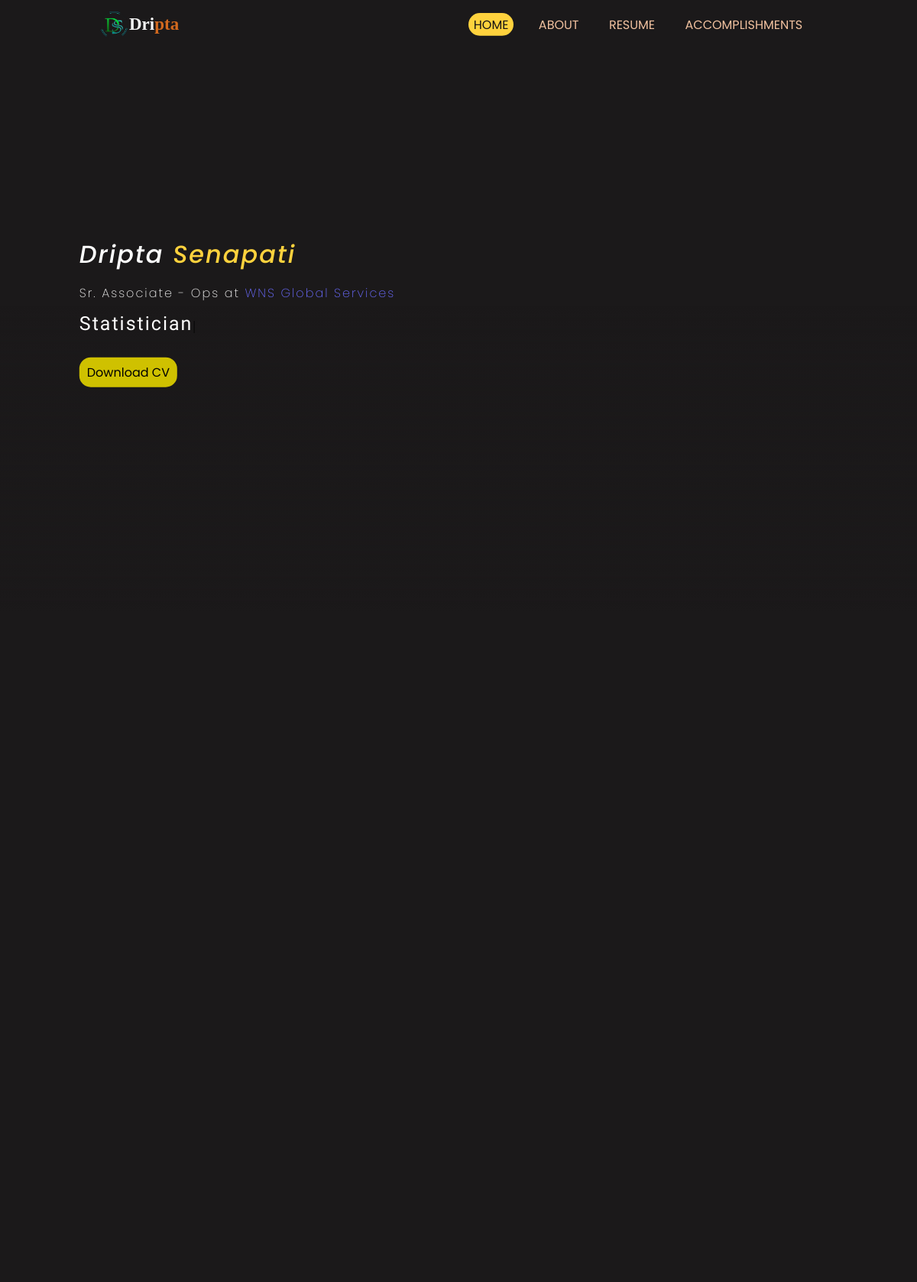
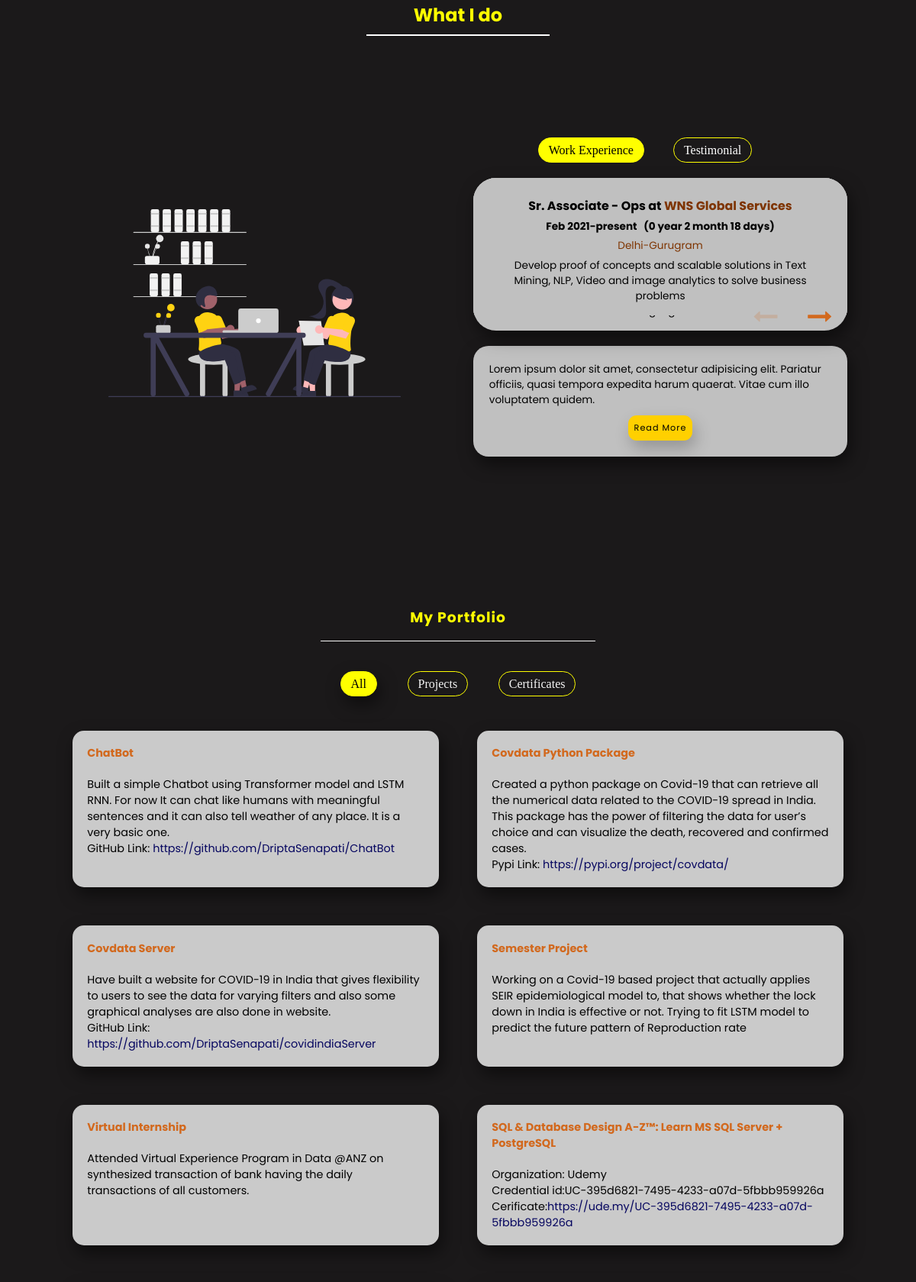
The page / (upper part) on the database its author committed (2 pictures, top to bottom).
### portfolio/models.py (models this page shows)
class Job(db.Model):
    id = db.Column(db.Integer, primary_key=True)
    role = db.Column(db.String(30), unique=False, nullable=False)
    company = db.Column(db.String(30), unique=False, nullable=False)
    start = db.Column(db.DateTime, unique=False, nullable=True)
    end = db.Column(db.DateTime, unique=False, nullable=True)
    place = db.Column(db.String(30), unique=False, nullable=True)
    jd = db.Column(db.String(100), unique=False, nullable=False)
    user_id = db.Column(db.Integer, db.ForeignKey('user.id'), nullable=False)

class Project(db.Model):
    id = db.Column(db.Integer, primary_key=True)
    p_name = db.Column(db.String(50), unique=True, nullable=False)
    p_description = db.Column(db.String(200), unique=True, nullable=True)
    Organization = db.Column(db.String(200), unique=False, nullable=True)
    p_url = db.Column(db.String(200), unique=True, nullable=True)
    cred_id = db.Column(db.String(200), unique=True, nullable=True)
    certi_url = db.Column(db.String(200), unique=True, nullable=True)
    proj_type = db.Column(db.String(20), unique=False, nullable=False)
    user_id = db.Column(db.Integer, db.ForeignKey('user.id'), nullable=False)

### portfolio/routes.py (the view)
@main.route('/')
def home():
    testimoni = Testimonial.query.all()
    sk_data = Skills.query.all()
    project = Project.query.all()
    job = Job.query.all()
    job.reverse()
    exp_list = []
    for j in job:
        if j.end:
            start = j.start
            end = j.end
            diff = end-start
            exp_year = divmod(diff.days, 365)
            exp_month = divmod(exp_year[1], 30)
            exp_string = f'{exp_year[0]} year {exp_month[0]} month {exp_month[1]} days'
            exp_list.append(exp_string)
        elif not j.end:
            start = j.start
            end = datetime.now()
            diff = end-start
            exp_year = divmod(diff.days, 365)
            exp_month = divmod(exp_year[1], 30)
            exp_string = f'{exp_year[0]} year {exp_month[0]} month {exp_month[1]} days'
            exp_list.append(exp_string)
    return render_template('main.html', testimoni_data=testimoni, skills=sk_data, projects=project, jobs=job, exp=exp_list)

### portfolio/__init__.py (called while the page is built)
def create_app():
    app = Flask(__name__)
    app.config['SECRET_KEY'] = '5791628bb0b13ce0c676dfde280ba245'
    app.config['SQLALCHEMY_DATABASE_URI'] = 'sqlite:///portfoliodata.db'
    app.config['SEND_FILE_MAX_AGE_DEFAULT'] = 0
    db.init_app(app)
    login_manager.init_app(app)
    from portfolio.routes import main
    app.register_blueprint(main, url_prefix='/')
    @app.template_filter('autoversion')
    def autoversion_filter(filename):
        fullpath = os.path.join(os.path.dirname(
            os.path.realpath(__file__)), filename[1:])
        try:
            timestamp = str(os.path.getmtime(fullpath))
        except OSError:
            return filename
        newfilename = "{0}?v={1}".format(filename, timestamp)
        return newfilename
    return app

### portfolio/templates/main.html (shortened to what this page needs)
<!DOCTYPE html>
<html lang="en">
<head>
  <link rel="stylesheet" href="{{ url_for('static', filename='css/main_style.css') | autoversion}}" />
  <link rel="stylesheet" href="https://cdnjs.cloudflare.com/ajax/libs/animate.css/4.1.1/animate.min.css" />
  <link rel="stylesheet" href="https://stackpath.bootstrapcdn.com/font-awesome/4.7.0/css/font-awesome.min.css"
 />
</head>
<body>
  <header>
    <div class="nav_bar_container">
      <div class="brand_name">
        <img src="{{ url_for('static', filename='img/logo-modified.png') | autoversion}}" alt="" style="width: 39px; width: 39px" />
        <div class="brand"><a href="{{ url_for('main.login')}}" target="_blank"
          style="color: whitesmoke;text-decoration: none;">Dri<span style="color: chocolate">pta</span></a></div>
      </div>
      <div class="nav_links_container">
        <ul class="nav_links">
          <li class="nav_link active"><a href="#home">Home</a></li>
          <li class="nav_link"><a href="#about">About</a></li>
          <li class="nav_link"><a href="#resume">Resume</a></li>
          <li class="nav_link">
            <a href="#accomplishments">Accomplishments</a>
          </li>
        </ul>
      </div>
    </div>
  </header>
  <section class="landing_page" id="home">
    <div class="landing_page_container">
      <div class="name">
        <h4>Dripta <span style="color: rgb(255, 210, 61)">Senapati</span></h4>
      </div>
      <p class="work_name">
        {{jobs[0].role}} at
        <span style="color: rgb(107, 107, 255)">{{jobs[0].company}}</span>
      </p>
      <div class="home_animate">
        <span id="home_animate"> </span>
      </div>
      <div class="cv_button">
        <a
          href="{{ url_for('main.getpdf')}}"
          target="_blank"
            >Download CV</a> </div>
    </div>
  </section>
  <section class="about" id="about">
    <div class="about_container">
      <div class="image_container">
      </div>
    </div>
  </section>
  <section class="resume" id="resume">
    <div class="resume_container">
      <h2 class="resume_header">What I do</h2>
      <div class="resume_data">
        <div class="svg">
          <img src="{{ url_for('static', filename='img/undraw_Work_time_re_hdyv.svg') | autoversion}}" alt="" />
        </div>
        <div class="data_container">
          <div class="job_experiences">
            <div class="nav_exp">
              <ul>
                <li class="exp_list active" data-filter="Job">Work Experience</li>
                <li class="exp_list" data-filter="testimonial">Testimonial</li>
              </ul>
            </div>
            <div class="itemexp job_container Job">
              {% for j in jobs[::-1] %}
                <div class="job">
                  <h3>
                    {{j.role}} at
                    <span style="color: rgb(126, 52, 0)">{{j.company}}</span>
                  </h3>
                  {% if not j.end %}
                    <h4>
                      {{j.start.strftime("%b %Y")}}-present &nbsp
                      ({{exp[jobs.index(j)]}})
                    </h4>
                  {% else %}
                    <h4>
                    </h4>
                  {% endif %}
                  <p style="color: rgb(126, 52, 0)">{{j.place}}</p>
                  <p style="margin: 6px;">
                    {{j.jd}}
                  </p>
                </div>
                {% endfor %}
              <div class="navigation">
                <span class="left"><i class="fa fa-long-arrow-left fa-2x" aria-hidden="true"></i></span>
                <span class="right"><i class="fa fa-long-arrow-right fa-2x" aria-hidden="true"></i></span>
              </div>
            </div>
          </div>
          <div class="skills">
            <div class="skill_desc">
              Lorem ipsum dolor sit amet, consectetur adipisicing elit.
              Pariatur officiis, quasi tempora expedita harum quaerat. Vitae
              cum illo voluptatem quidem.
            </div>
            <div class="readButton">
              <button type="submit">Read More</button>
            </div>
          </div>
        </div>
      </div>
      <div class="modal_skills">
      </div>
    </div>
  </section>
  <section class="accomplishments" id="accomplishments">
    <div class="accomplishment_container">
      <h3 class="accomplishment_header">My Portfolio</h3>
      <div class="accomplishment_content">
        <ul>
          <li class="list active" data-filter="all">All</li>
          <li class="list" data-filter="projects">Projects</li>
          <li class="list" data-filter="certificates">Certificates</li>
        </ul>
        <div class="filter_content">
          {% for p in projects %}
            {% if p.proj_type == 'Project' %}
              <div class="item projects">
                <h4 style="color: chocolate;">{{p.p_name}}</h4>
                <div class="accom_content">
                  {% if p.p_description %}
                  <p>{{ p.p_description }}</p>
                  {% endif %}  {% if p.p_url %} {% if 'github' in p.p_url %}
                  <p>GitHub Link: <a href="{{ p.p_url }}">{{ p.p_url }}</a></p>
                  {% endif %} {% if 'pypi' in p.p_url %}
                  <p>Pypi Link: <a href="{{ p.p_url }}">{{ p.p_url }}</a></p>
                  {% endif %} {% endif %}
                </div>
              </div>
            {% endif %}
            {% if p.proj_type == 'Certificate' %}
              <div class="item certificates">
                <h4 style="color: chocolate;">{{p.p_name}}</h4>
                <div class="accom_content">
                  {% if p.p_description %}
                  <p>{{ p.p_description }}</p>
                  {% endif %} {% if p.Organization %}
                  <p>Organization: <span>{{ p.Organization }}</span></p>
                  {% endif %}  {% if p.cred_id %}
                  <p>Credential id:<span>{{ p.cred_id }}</span></p>
                  {% endif %} {% if p.certi_url %}
                  <p>
                    Cerificate:<a href="{{ p.certi_url }}">{{ p.certi_url }}</a>
                  </p>
                  {% endif %}
                </div>
              </div>
            {% endif %}
          {% endfor %}
        </div>
      </div>
    </div>
  </section>
</body>
</html>

### rows shown on the page
Job: role "Sr. Associate - Ops", company "WNS Global Services", start "Feb 2021", exp "0 year 2 month 18 days", place "Delhi-Gurugram", jd "Develop proof of concepts and scalable solutions in Text Mining, NLP, Video and image analytics to solve business problems"
Project: p_name "ChatBot", p_description "Built a simple Chatbot using Transformer model and LSTM RNN. For now It can chat like humans with meaningful sentences and it can also tell weather of any place. It is a very basic one.", p_url "https://github.com/DriptaSenapati/ChatBot"
Project: p_name "Covdata Python Package", p_description "Created a python package on Covid-19 that can retrieve all the numerical data related to the COVID-19 spread in India. This package has the power of filtering the data for user’s choice and can visualize the death, recovered and confirmed cases.", p_url "https://pypi.org/project/covdata/"
Project: p_name "Covdata Server", p_description "Have built a website for COVID-19 in India that gives flexibility to users to see the data for varying filters and also some graphical analyses are also done in website.", p_url "https://github.com/DriptaSenapati/covidindiaServer"
Project: p_name "Semester Project", p_description "Working on a Covid-19 based project that actually applies SEIR epidemiological model to, that shows whether the lock down in India is effective or not. Trying to fit LSTM model to predict the future pattern of Reproduction rate"
Project: p_name "Virtual Internship", p_description "Attended Virtual Experience Program in Data @ANZ on synthesized transaction of bank having the daily transactions of all customers."
Project: p_name "SQL & Database Design A-Z™: Learn MS SQL Server + PostgreSQL", Organization "Udemy", cred_id "UC-395d6821-7495-4233-a07d-5fbbb959926a", certi_url "https://ude.my/UC-395d6821-7495-4233-a07d-5fbbb959926a"
